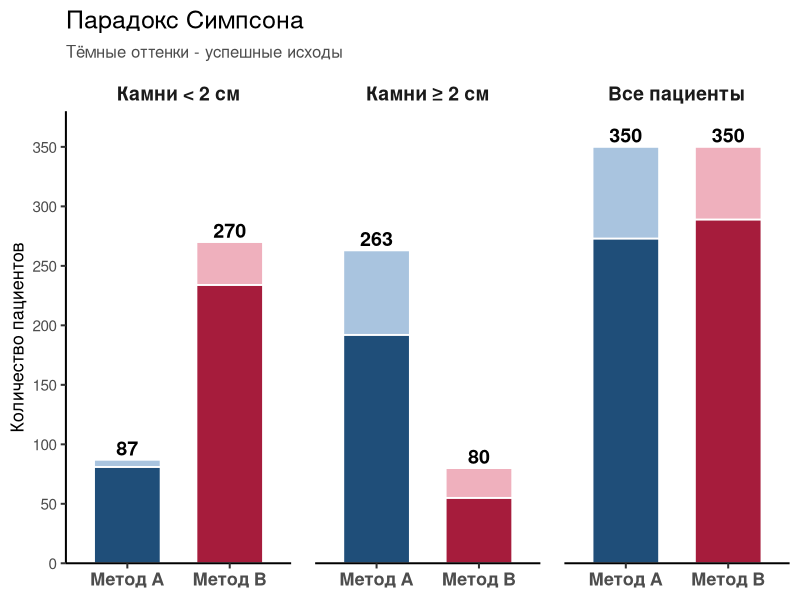
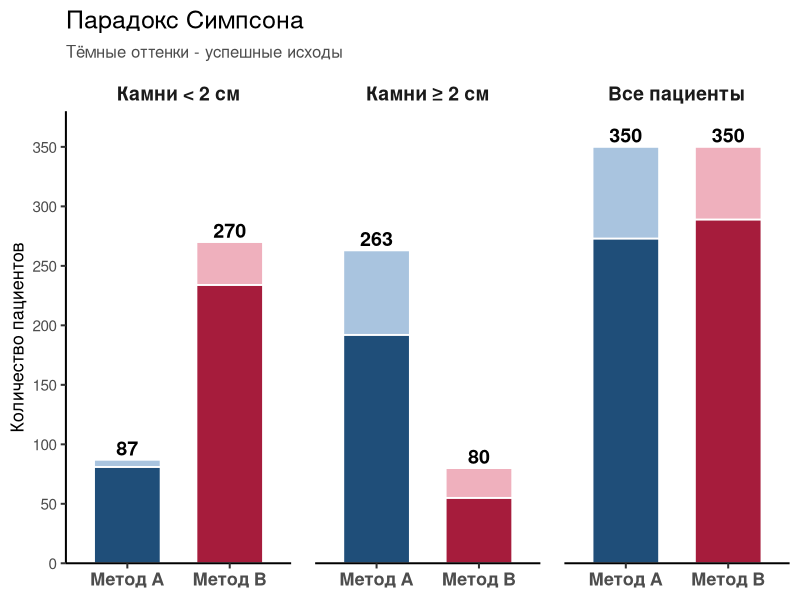

Write R code to recreate these figures, in order.
library(ggplot2)

simp <- data.frame(
  stratum = c(
    "< 2 см", "< 2 см", "< 2 см", "< 2 см",
    "≥ 2 см", "≥ 2 см", "≥ 2 см", "≥ 2 см",
    "Все пациенты", "Все пациенты", "Все пациенты", "Все пациенты"
  ),
  method = c(
    "Метод A", "Метод A", "Метод B", "Метод B",
    "Метод A", "Метод A", "Метод B", "Метод B",
    "Метод A", "Метод A", "Метод B", "Метод B"
  ),
  outcome = c(
    "Успех", "Неуспех", "Успех", "Неуспех",
    "Успех", "Неуспех", "Успех", "Неуспех",
    "Успех", "Неуспех", "Успех", "Неуспех"
  ),
  n = c(
    81, 6,
    234, 36,
    192, 71,
    55, 25,
    273, 77,
    289, 61
  ),
  stringsAsFactors = FALSE
)

simp$stratum <- factor(
  simp$stratum,
  levels = c("< 2 см", "≥ 2 см", "Все пациенты"),
  labels = c("Камни < 2 см", "Камни ≥ 2 см", "Все пациенты")
)

simp$method <- factor(simp$method, levels = c("Метод A", "Метод B"))
simp$outcome <- factor(simp$outcome, levels = c("Успех", "Неуспех"))

simp$fill_group <- paste(simp$method, simp$outcome, sep = "_")
totals <- aggregate(n ~ stratum + method, data = simp, sum)

p <- ggplot(simp, aes(x = method, y = n, fill = fill_group)) +
  geom_col(
    width = 0.65,
    color = "white",
    linewidth = 0.6
  ) +
  facet_wrap(~ stratum, nrow = 1) +
  geom_text(
    data = totals,
    aes(x = method, y = n + 10, label = n),
    inherit.aes = FALSE,
    size = 5,
    fontface = "bold"
  ) +
  scale_fill_manual(
    values = c(
      "Метод A_Успех"   = "#1f4e79",
      "Метод A_Неуспех" = "#a9c4df",
      "Метод B_Успех"   = "#a61c3c",
      "Метод B_Неуспех" = "#efb0bd"
    )
  ) +
  scale_y_continuous(
    limits = c(0, 380),
    breaks = seq(0, 350, 50),
    expand = c(0, 0)
  ) +
  labs(
    title = "Парадокс Симпсона",
    subtitle = "Тёмные оттенки - успешные исходы",
    x = NULL,
    y = "Количество пациентов"
  ) +
  theme_classic(base_size = 15) +
  theme(
    strip.background = element_blank(),
    strip.text = element_text(size = 14, face = "bold"),
    axis.text.x = element_text(size = 13, face = "bold"),
    axis.text.y = element_text(size = 11),
    axis.title.y = element_text(size = 13),
    plot.subtitle = element_text(size = 12, color = "grey30", margin = margin(b = 10)),
    legend.position = "none",
    panel.spacing = grid::unit(1.2, "lines")
  )

p

ggsave(
  "simpsons_paradox_comparison.png",
  plot = p,
  width = 10,
  height = 5.8,
  dpi = 220,
  bg = "white"
)
